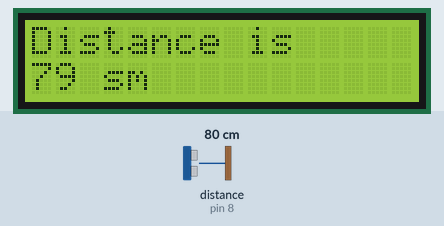
Bench run of a sketch on a simulated Arduino Uno, built with avr-gcc and run on an emulated ATmega328P. Shown: 16×2 character LCD. Wiring (inferred from the names in the program): ultrasonic range finder: trigger pin 9; echo pin 8. Inputs (shaded band) come from the test bench; at power-on: distance to the obstacle (sensor on pin 8) 80 cm. The echo pulse lasts 58.3 µs per cm.

Above: at 1.2 s.
1.3 s: distance to the obstacle (sensor on pin 8) set to 2 cm
At 2.5 s:
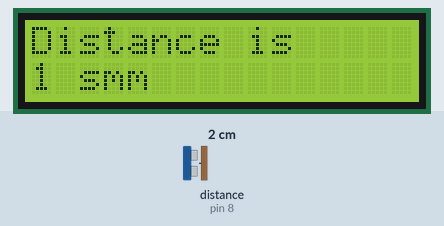
2.8 s: distance to the obstacle (sensor on pin 8) set to 4 cm
At 2.82 s:
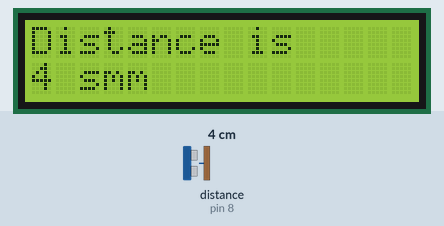
4.3 s: distance to the obstacle (sensor on pin 8) set to 9 cm
At 8.8 s:
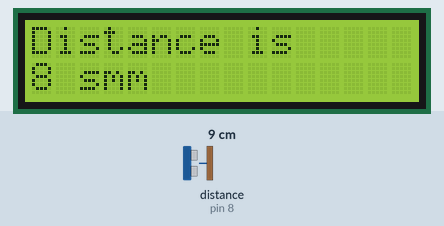

The sketch:

_09_lesson_17+18_ultrasonic+LCD.ino
```cpp
#include <LiquidCrystal.h>

LiquidCrystal LCD(12, 11, 6, 5, 4, 3);
int trigpin=9 , echopin=8 ,distance ;
float time ;

void setup() {

LCD.begin(16,2);
LCD.setCursor(0,0);
LCD.print("Distance is");
pinMode(trigpin , OUTPUT);
pinMode(echopin , INPUT);
}

void loop() {

digitalWrite(trigpin , LOW);
delayMicroseconds(2000);
digitalWrite(trigpin, HIGH);
delayMicroseconds(10);
digitalWrite(trigpin, LOW);

time = pulseIn(echopin,HIGH);
distance = time*343/20000;

LCD.setCursor(0,1);
LCD.print(distance);
LCD.print(" sm");

}
```
